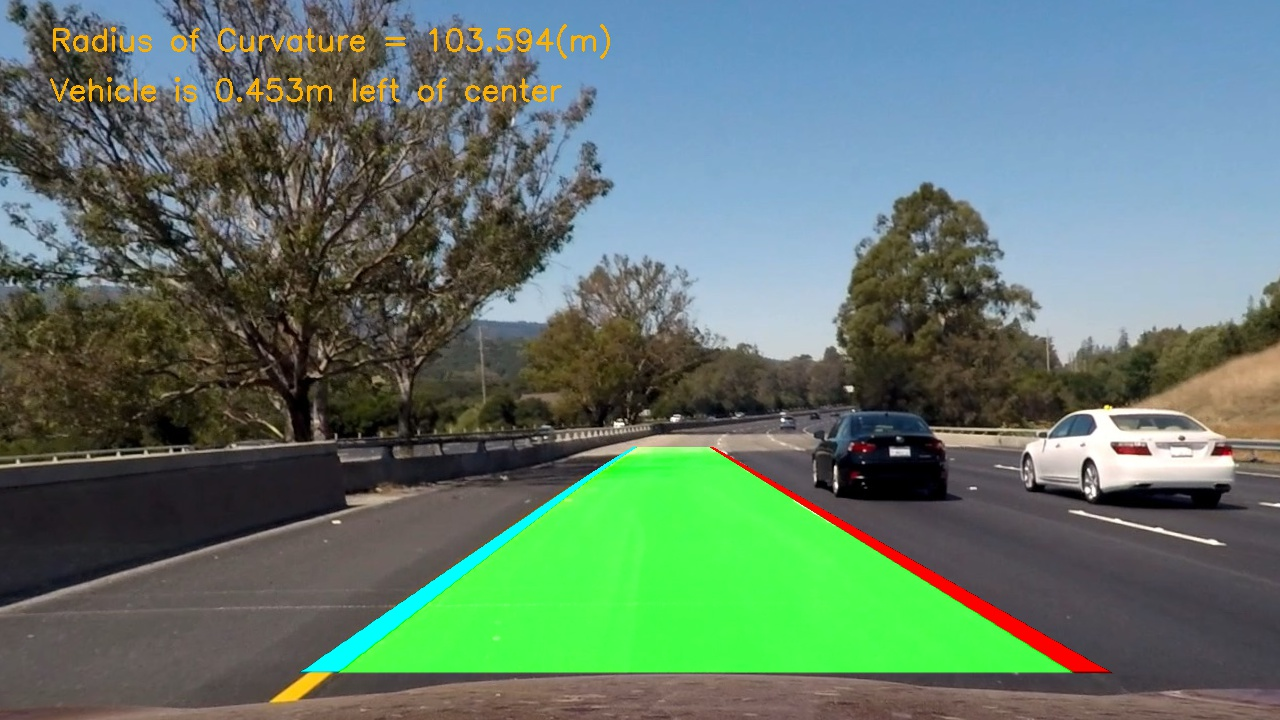
#> input picture test_images/tracked0.jpg, 1280 x 720 px
$ python -i video_gen.py   (imports and definitions only)   (older library calls are emulated)
#> lines starting #> are read from the running program, lines starting #| are printed output that depends on the picture
from moviepy.editor import VideoFileClip
from IPython.display import HTML
import numpy as np
import cv2
import glob
import pickle
from tracker import Tracker

# [1 line not run here, left out]
# [1 line that did not run here, left out]
# [1 line that did not run here, left out]


def abs_sobel_thresh(img, orient='x', sobel_kernel=3, thresh=(0, 255)):
    # Convert to grayscale
#> called with orient = 'x', sobel_kernel = 3, thresh = (0, 255)
    gray = cv2.cvtColor(img, cv2.COLOR_RGB2GRAY)
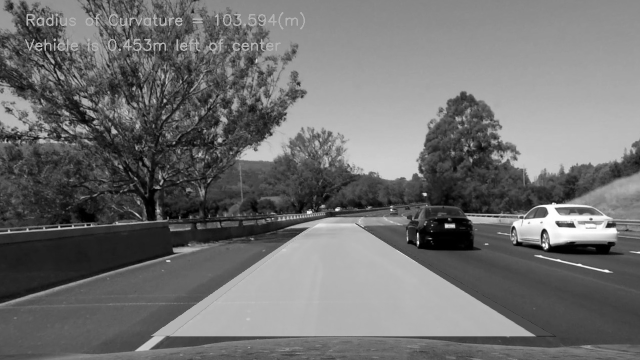
#> gray: shape (720, 1280) (shown at 1/2 size); min 0, max 255, mean 111.8
    # Apply x or y gradient with the OpenCV Sobel() function
    # and take the absolute value
    if orient == 'x':
        abs_sobel = np.absolute(cv2.Sobel(gray, cv2.CV_64F, 1, 0))
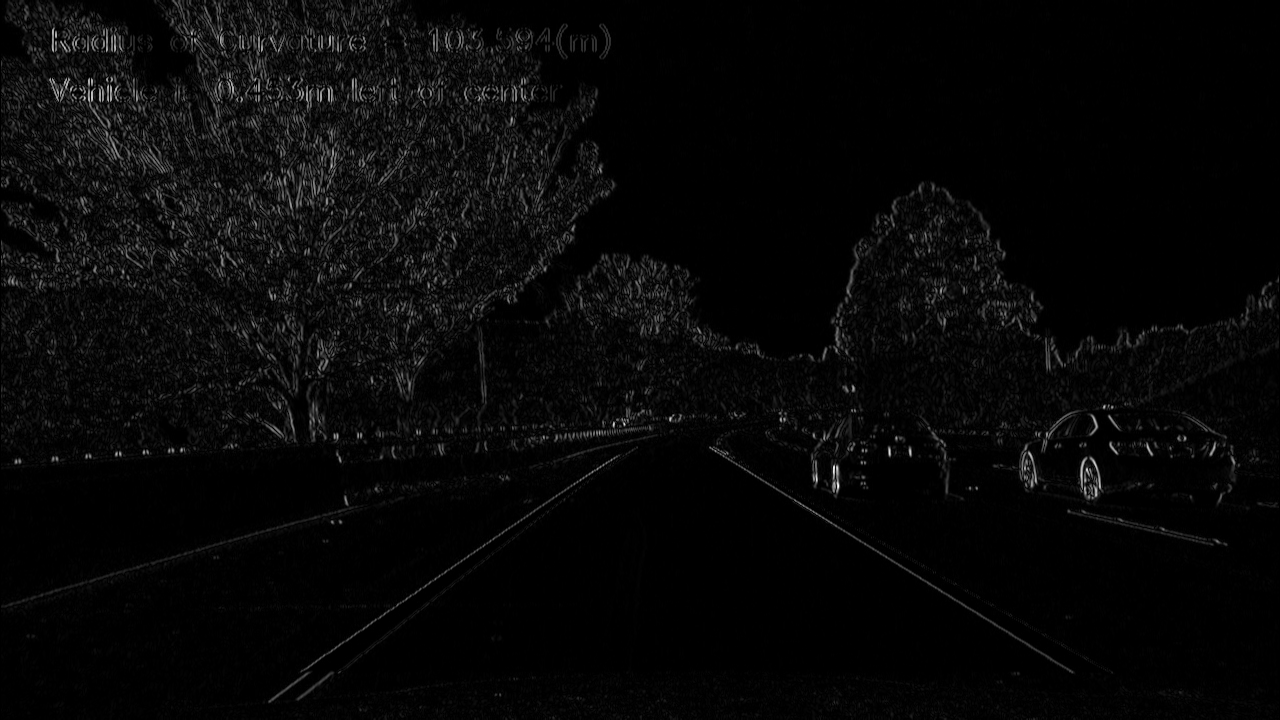
#> abs_sobel: shape (720, 1280) float64; min 0, max 806, mean 25.5; drawn with min black and max white
    if orient == 'y':
        abs_sobel = np.absolute(cv2.Sobel(gray, cv2.CV_64F, 0, 1))
    # Rescale back to 8 bit integer
    scaled_sobel = np.uint8(255*abs_sobel/np.max(abs_sobel))
    # Create a copy and apply the threshold
    binary_output = np.zeros_like(scaled_sobel)
    # Here I'm using inclusive (>=, <=) thresholds, but exclusive is ok too
    binary_output[(scaled_sobel >= thresh[0]) &
                  (scaled_sobel <= thresh[1])] = 1

    # Return the result
    return binary_output


# [64 lines left out: functions dir_threshold, mag_thresh, color_treshold, hls_select, window_mask, not called in this run]


def weighted_img(img, initial_img, α=0.8, β=1., λ=0.):
    return cv2.addWeighted(initial_img, α, img, β, λ)


# [129 lines left out: function process_image, not called in this run]


Output_video = 'output_tracked.mp4'
Input_video = 'project_video.mp4'

# [1 line that did not run here, left out]
# [1 line that did not run here, left out]
# [1 line not run here, left out]

>>> import cv2
>>> picture = cv2.cvtColor(cv2.imread('test_images/tracked0.jpg'), cv2.COLOR_BGR2RGB)
>>> result = abs_sobel_thresh(picture)
#> result: shape (720, 1280); every value is 1

$ run again, on test_images/tracked1.jpg
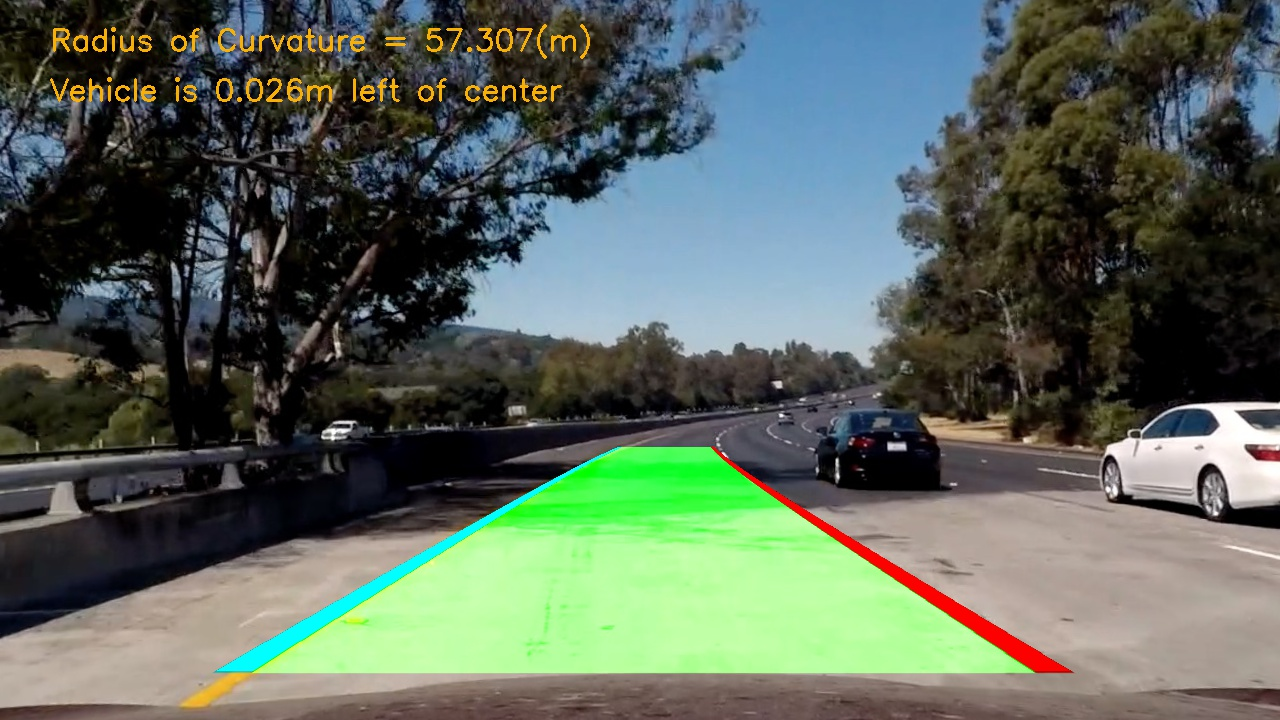
#> input picture test_images/tracked1.jpg, 1280 x 720 px
#> in abs_sobel_thresh, `gray = cv2.cvtColor(img, cv2.COLOR_RGB2GRAY)`:
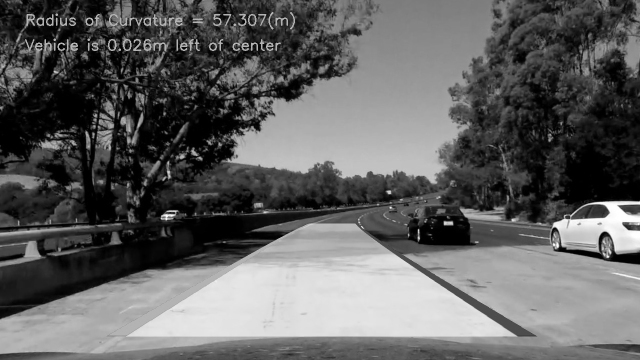
#> gray: shape (720, 1280) (shown at 1/2 size); min 0, max 255, mean 97.3
#> in abs_sobel_thresh, `abs_sobel = np.absolute(cv2.Sobel(gray, cv2.CV_64F, 1, 0))`:
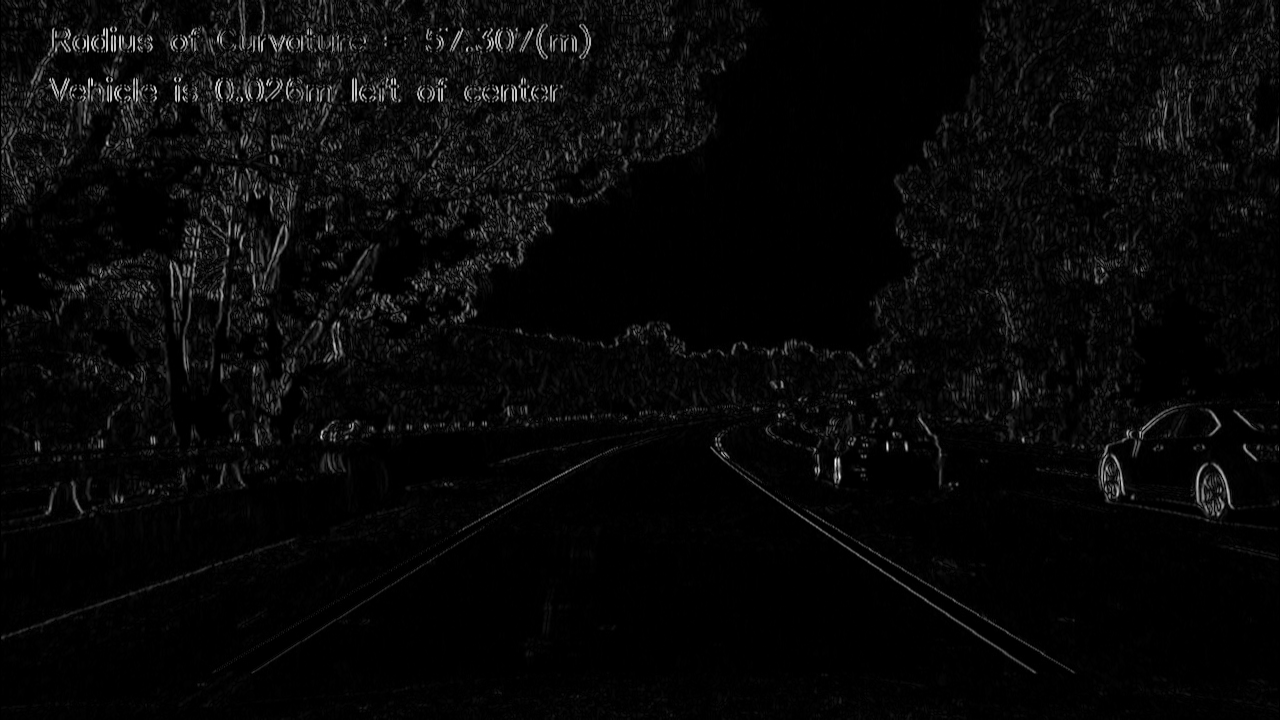
#> abs_sobel: shape (720, 1280) float64; min 0, max 859, mean 28.3; drawn with min black and max white
#> result: shape (720, 1280); every value is 1

$ run again, on test_images/tracked2.jpg
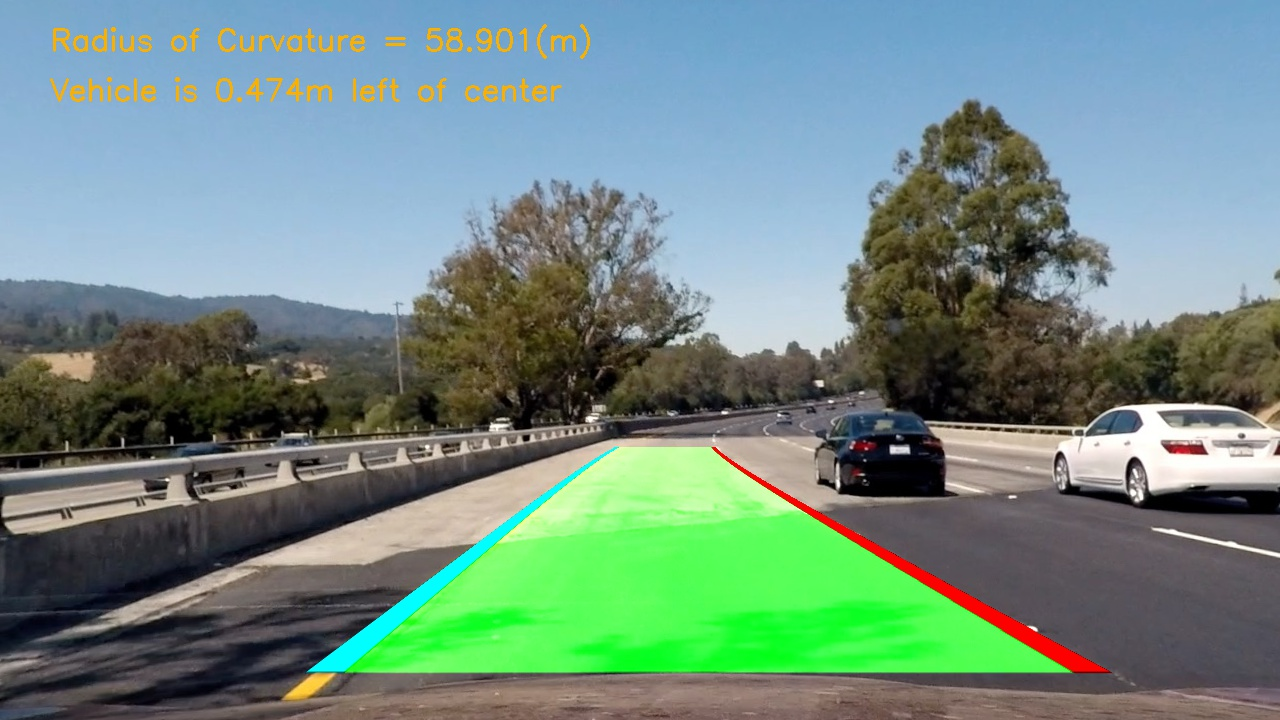
#> input picture test_images/tracked2.jpg, 1280 x 720 px
#> in abs_sobel_thresh, `gray = cv2.cvtColor(img, cv2.COLOR_RGB2GRAY)`:
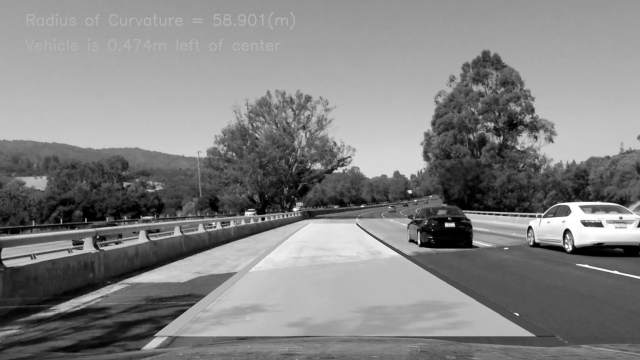
#> gray: shape (720, 1280) (shown at 1/2 size); min 0, max 255, mean 130.7
#> in abs_sobel_thresh, `abs_sobel = np.absolute(cv2.Sobel(gray, cv2.CV_64F, 1, 0))`:
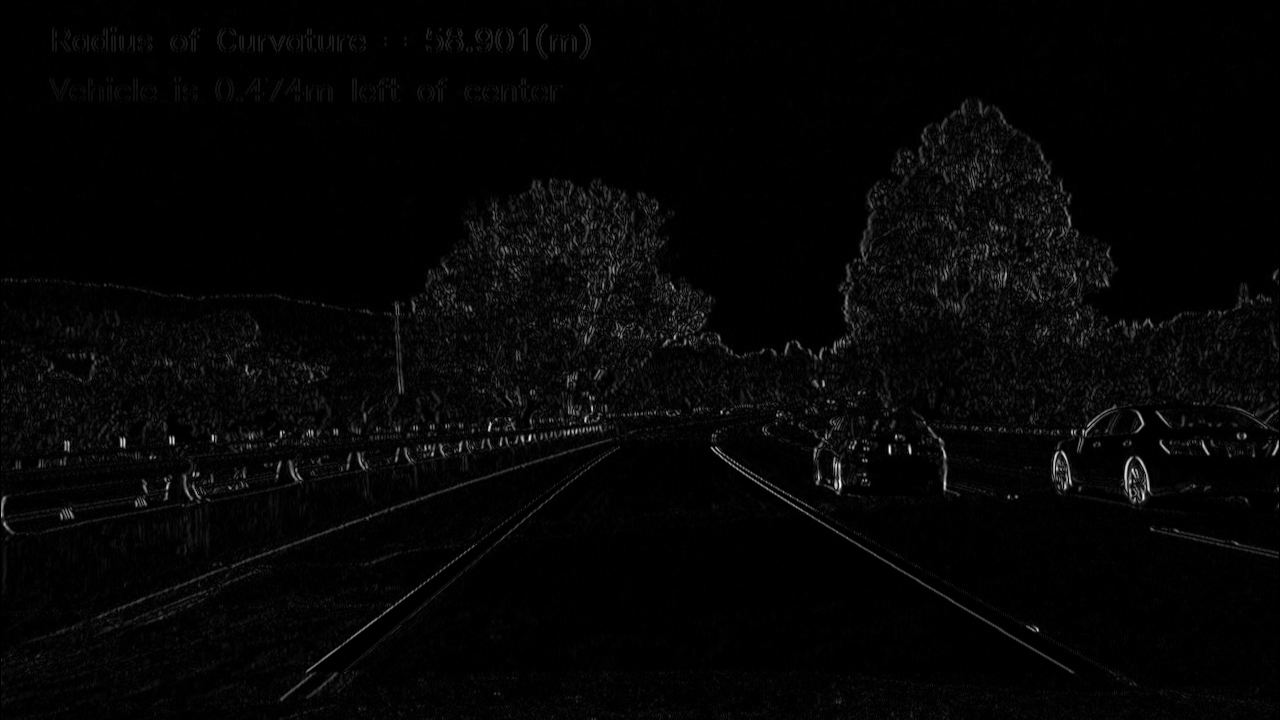
#> abs_sobel: shape (720, 1280) float64; min 0, max 751, mean 16.7; drawn with min black and max white
#> result: shape (720, 1280); every value is 1
